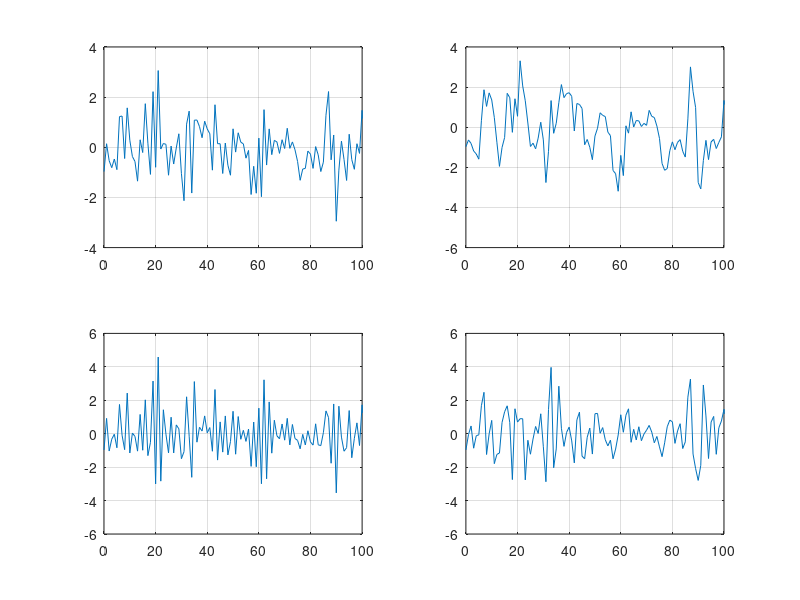
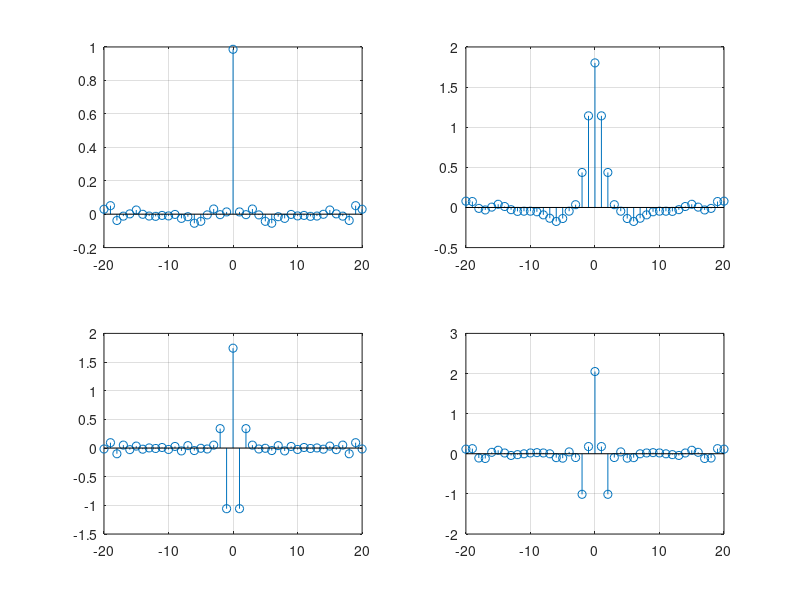
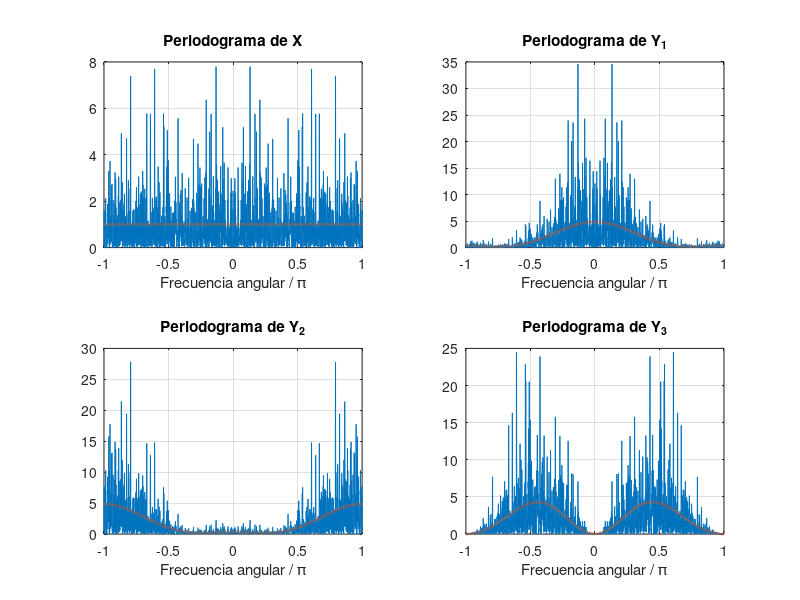

Here is the MATLAB script that generated these plots, in order:
close all;
clear all;
clc;

% Activdad 1

N = 1000;

X = normrnd(0, 1, 1, N);

b1 = [1 0.8 0.4];
b2 = [1 -0.8 0.4];
b3 = [1 0.2 -1 -0.2];

Y1 = filter(b1, 1, X);
Y2 = filter(b2, 1, X);
Y3 = filter(b3, 1, X);

n = 0:N-1;

R_X = xcorr(X, 'biased');
R_Y1 = xcorr(Y1, 'biased');
R_Y2 = xcorr(Y2, 'biased');
R_Y3 = xcorr(Y3, 'biased');

figure();
subplot(2, 2, 1);
plot(n, X);
xlim([0 100]);
grid;
subplot(2, 2, 2);
plot(n, Y1);
xlim([0 100]);
grid;
subplot(2, 2, 3);
plot(n, Y2);
xlim([0 100]);
grid;
subplot(2, 2, 4);
plot(n, Y3);
xlim([0 100]);
grid;

k=-(N-1):(N-1);

figure();
subplot(2, 2, 1);
stem(k, R_X);
xlim([-20 20]);
grid;
subplot(2, 2, 2);
stem(k, R_Y1);
xlim([-20 20]);
grid;
subplot(2, 2, 3);
stem(k, R_Y2);
xlim([-20 20]);
grid;
subplot(2, 2, 4);
stem(k, R_Y3);
xlim([-20 20]);
grid;

nfft = 10240;

% Puede usarse periodogram

S_X = 1/N * abs(fftshift(fft(X, nfft))).^2;
S_Y1 = 1/N * abs(fftshift(fft(Y1, nfft))).^2;
S_Y2 = 1/N * abs(fftshift(fft(Y2, nfft))).^2;
S_Y3 = 1/N * abs(fftshift(fft(Y3, nfft))).^2;

w = linspace(-pi, pi, nfft);

H1 = freqz(b1, 1, w);
H1_magsq = abs(H1).^2;

H2 = freqz(b2, 1, w);
H2_magsq = abs(H2).^2;

H3 = freqz(b3, 1, w);
H3_magsq = abs(H3).^2;

S_Xteo = ones(1,nfft);
S_Y1teo = H1_magsq .* S_Xteo;
S_Y2teo = H2_magsq .* S_Xteo;
S_Y3teo = H3_magsq .* S_Xteo;

figure();
subplot(2, 2, 1);
plot(w/pi, S_X, w/pi, S_Xteo, '--', 'linewidth', 2);
xlabel('Frecuencia angular / \pi');
title('Periodograma de X');
grid;

subplot(2, 2, 2);
plot(w/pi, S_Y1, w/pi, S_Y1teo, '--', 'linewidth', 2);
xlabel('Frecuencia angular / \pi');
title('Periodograma de Y_1');
grid;

subplot(2, 2, 3);
plot(w/pi, S_Y2, w/pi, S_Y2teo, '--', 'linewidth', 2);
xlabel('Frecuencia angular / \pi');
title('Periodograma de Y_2');
grid;

subplot(2, 2, 4);
plot(w/pi, S_Y3, w/pi, S_Y3teo, '--', 'linewidth', 2);
xlabel('Frecuencia angular / \pi');
title('Periodograma de Y_3');
grid;
